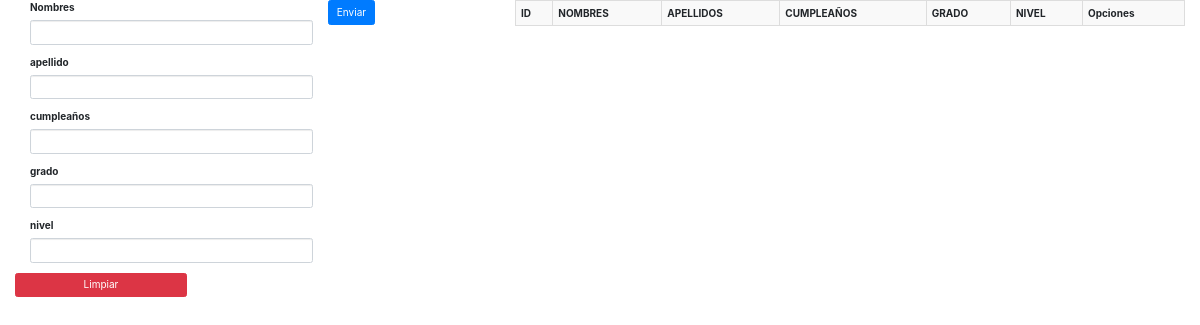
Page /index.php/alumno on the earlier database version.
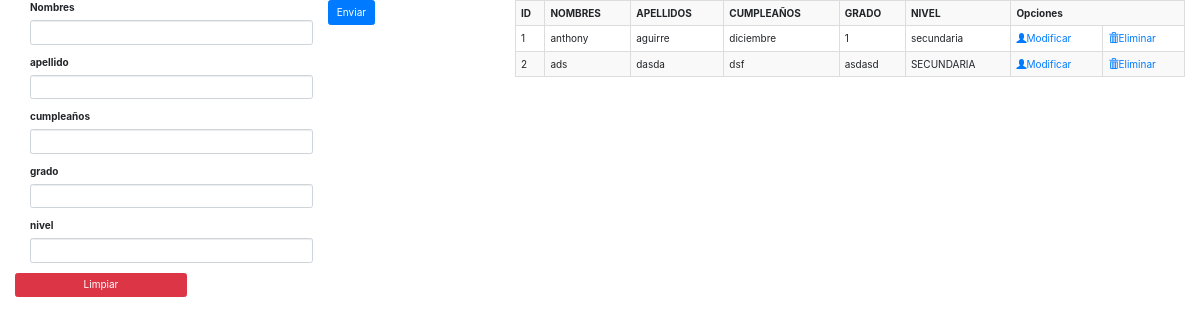
Same page on the later database version.
### tables this page shows
CREATE TABLE `tb_alumno`  (
  `id_alumno` int(11) NOT NULL AUTO_INCREMENT,
  `nombre` varchar(50) NOT NULL,
  `apellido` varchar(50) NOT NULL,
  `cumpleanos` varchar(50) NOT NULL,
  `grado` varchar(50) NOT NULL,
  `nivel` varchar(50) NOT NULL,
  PRIMARY KEY (`id_alumno`) USING BTREE
);

### application/controllers/Alumno.php (called while the page is built, shortened)
<?php
class alumno extends CI_Controller
{
	function __construct()
	{
		$this->load->model("m_alumno");
	}
	public function index()
	{
		$this->load->model("m_alumno");
		$alumnos =$this->m_alumno->getalumno();
		$this->load->view("alumnos",compact("alumnos"));
	}
}
 ?>

### index.php (called while the page is built, shortened)
<?php
require_once BASEPATH.'core/CodeIgniter.php';

### application/models/m_alumno.php (called while the page is built, shortened)
<?php
class m_alumno extends CI_Model
{
	public function getalumno()
	{
		return $this->db->query("SELECT id_alumno,nombre,apellido,cumpleanos,grado,nivel FROM tb_alumno")->result();
	}
}
 ?>

### application/views/alumnos.php (the view, shortened to what this page needs)
<?php $this->load->view("templates/header.php"); ?>
	<div class="col-lg-5">
		<form method="post" action="Alumno/GuardarAlumno">
				<div class="form-group col-lg-8">
					<label>Nombres</label>
					<input type="text" name="nombre" class="form-control" required="true">
				</div>
				<div class="form-group col-lg-8">
					<label>apellido</label>
					<input type="text" name="apellido" class="form-control" required="true">
				</div>
				<div class="form-group col-lg-8">
					<label>cumpleaños</label>
					<input type="text" name="cumpleanos" class="form-control" required="true">
				</div>
				<div class="form-group col-lg-8">
					<label>grado</label>
					<input type="text" name="grado" class="form-control" required="true">
				</div>
				<div class="form-group col-lg-8">
					<label>nivel</label>
					<input type="text" name="nivel" class="form-control" required="true">
				</div>
				<input type="submit"  class="btn btn-primary" value="Enviar" >
				<input type="reseet"  class="btn btn-danger" value="Limpiar" >
				</div>
	<div class="col-lg-7">
		<table border="1"	class="table table-striped table-bordered table-hover table-condensed">
			<tr>
				<th>ID</th>
				<th>NOMBRES</th>
				<th>APELLIDOS</th>
				<th>CUMPLEAÑOS</th>
				<th>GRADO</th>
				<th>NIVEL</th>
				<th colspan="2">Opciones</th>
			</tr>
			<?php
				foreach ($alumnos as $alumno ) {
					echo "<tr>"."<td>".$alumno->id_alumno."</td>"."<td>".$alumno->nombre."</td>".
						"<td>".$alumno->apellido."</td>"."<td>".$alumno->cumpleanos."</td>"."<td>".$alumno->grado."</td>"."<td>".$alumno->nivel."</td>".
						"<td><a href ='#".$alumno->id_alumno."'><span class ='glyphicon glyphicon-user'></span>Modificar</a></td>".
						"<td><a href ='#".$alumno->id_alumno."'><span class ='glyphicon glyphicon-trash'></span>Eliminar</a></td>".
					"</tr>";
				}
			 ?>
		</table>
	</div>
<?php $this->load->view("templates/footer.php"); ?>

### application/views/templates/header.php (shortened to what this page needs)
<!DOCTYPE html>
<html xmlns="http://www.w3.org/1999/xhtml">
    <head>
        <link href="<?php echo base_url() ?>assets/adminator/css/bootstrap.css" rel="stylesheet" />
        <link href="<?php echo base_url() ?>assets/adminator/css/font-awesome.css" rel="stylesheet" />
        <link href="<?php echo base_url() ?>assets/adminator/css/custom.css" rel="stylesheet" />
        <link href="<?php echo base_url() ?>assets/adminator/css/bootstrap.min.css" rel="stylesheet" />
    </head>
    <body>

### application/views/templates/footer.php (shortened to what this page needs)
</body>
</html>

### assets/adminator/css/custom.css (style rules this page uses)
body { font-family: 'Open Sans', sans-serif; line-height:30px; }

Differences in the rows shown:
added tb_alumno: id_alumno "1", nombre "anthony", apellido "aguirre", cumpleanos "diciembre", grado "1", nivel "secundaria"
added tb_alumno: id_alumno "2", nombre "ads", apellido "dasda", cumpleanos "dsf", grado "asdasd", nivel "SECUNDARIA"
